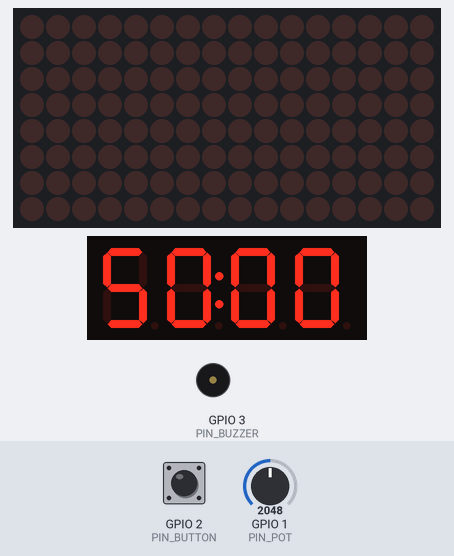
Bench run of a sketch on a simulated ESP32-C3. Parts: 16×8 LED matrix, 4-digit seven-segment display, buzzer (waves = sounding). The test bench sets the inputs (shaded band); at power-on: GPIO 2 (PIN_BUTTON) HIGH, GPIO 1 (PIN_POT) = 2048 (analog values on the 0–4095 scale).

Above: at 1.2 s.
1.3 s: GPIO 2 (PIN_BUTTON) pulled LOW for 0.15 s
At 1.51 s:
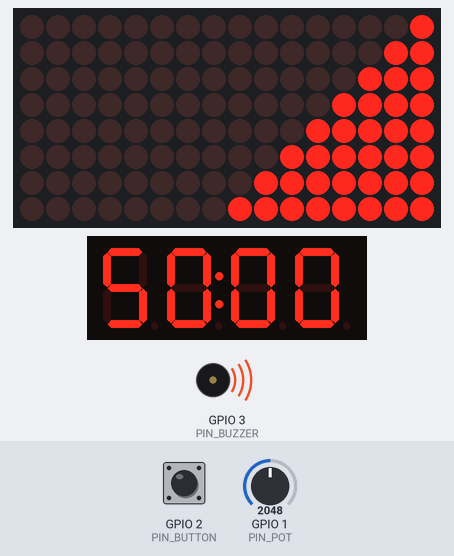
At 2.9 s:
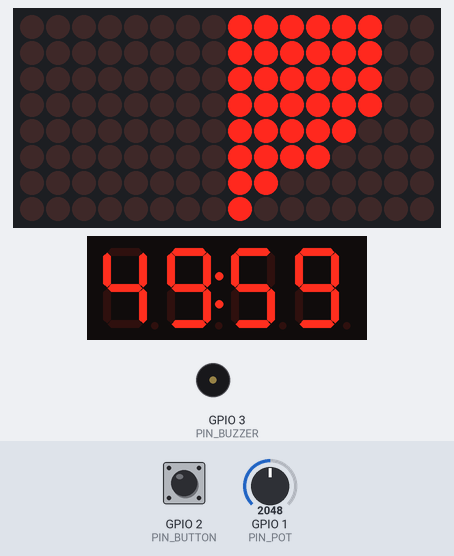
Timing chart, 0 to 4.4 s (numbered marks = the images above; inputs shaded):
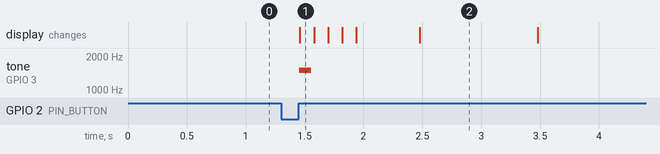

Measured:
- after the input at 1.3 s, tone on GPIO 3 (PIN_BUZZER): silent → 1500 Hz after 0.15 s, → silent 0.10 s later; the display: changes after 0.16 s (image 1)

The sketch:

hourglass.ino
```cpp
/*
 * ============================================================
 * Digitale Sanduhr  –  ESP32-C3
 * 2× MAX7219 (FC-16) - OHNE SENSOR
 * Exakt 36 Körner (Perfektes Dreieck) & Gleichmäßige Verteilung
 * ============================================================
 */

#include <MD_MAX72xx.h>
#include <TM1637Display.h>

// ── Pins & Hardware ───────────────────────────────────────────
#define HARDWARE_TYPE  MD_MAX72XX::FC16_HW
#define NUM_DEVICES    2
#define PIN_DIN        7
#define PIN_CLK        5
#define PIN_CS         6

#define PIN_POT        1   // Potentiometer
#define PIN_BUTTON     2   // Taster
#define PIN_BUZZER     3   // Passiver Piezo

#define PIN_TM_CLK     8
#define PIN_TM_DIO     9

// ── Projekt-Konstanten ────────────────────────────────────────
#define MAX_GRAINS      36     // EXAKT 36 KÖRNER (füllt das obere Dreieck perfekt)
#define LONG_PRESS_MS  2000    // Langer Druck = Abbruch
#define ANIM_STEP_MS    120    // Sanfte, langsame Animation

// ── Objekte ───────────────────────────────────────────────────
MD_MAX72XX    mx(HARDWARE_TYPE, PIN_DIN, PIN_CLK, PIN_CS, NUM_DEVICES);
TM1637Display tm(PIN_TM_CLK, PIN_TM_DIO);

// ── Zustände ──────────────────────────────────────────────────
enum State { SETTING, RUNNING, FINISHED };
State state = SETTING;

// ── Globale Variablen ─────────────────────────────────────────
bool  grid[2][8][8];
const int topDev = 0;         // Festes oberes Display
const int botDev = 1;         // Festes unteres Display

int           setMinutes  = 5;
long          remainSec   = 0;
int           grainsMoved = 0;
unsigned long grainInterval;
unsigned long grainNextMs;
unsigned long displayNextMs;
unsigned long animNextMs;
unsigned long btnPressStart;
bool          btnWasDown  = false;

// Buzzer-Variablen für das 5-malige Piepen
int           beepCount   = 0;
bool          buzzerState = false;
unsigned long lastBuzzerToggle = 0;

float smoothedPot = 0.0f;

// ─────────────────────────────────────────────────────────────
//  Matrix-Hilfsfunktionen (inkl. 180°-Drehung für topDev)
// ─────────────────────────────────────────────────────────────

void setPixel(int dev, int col, int row, bool on) {
  if (col < 0 || col > 7 || row < 0 || row > 7) return;

  int pCol = col;
  int pRow = row;

  // Dreht Hardware-Device 0 um 180°
  if (dev == topDev) {
    pCol = 7 - col;
    pRow = 7 - row;
  }

  grid[dev][pCol][pRow] = on;
  mx.setPoint(pRow, dev * 8 + pCol, on);
}

bool getPixel(int dev, int col, int row) {
  if (col < 0 || col > 7 || row < 0 || row > 7) return false;

  int pCol = col;
  int pRow = row;

  if (dev == topDev) {
    pCol = 7 - col;
    pRow = 7 - row;
  }

  return grid[dev][pCol][pRow];
}

void clearGrids() {
  mx.clear();
  memset(grid, 0, sizeof(grid));
}

// ─────────────────────────────────────────────────────────────
//  Initialbefüllung
// ─────────────────────────────────────────────────────────────

void fillTopGrid(int n) {
  int count = 0;
  for (int diag = 0; diag <= 7 && count < n; diag++) {
    for (int dc = 0; dc <= diag && count < n; dc++) {
      int c = 7 - dc;
      int r = diag - dc;
      if (c >= 0 && c <= 7 && r >= 0 && r <= 7) {
        setPixel(topDev, c, r, true);
        count++;
      }
    }
  }
}

// ─────────────────────────────────────────────────────────────
//  Sand-Physik: OBERES DISPLAY
// ─────────────────────────────────────────────────────────────

void updateParticlesTop() {
  for (int r = 7; r >= 0; r--) {
    for (int c = 0; c <= 7; c++) {
      if (!getPixel(topDev, c, r)) continue;

      bool canDiag = (c > 0 && r < 7) && !getPixel(topDev, c - 1, r + 1);
      bool canLeft = (c > 0)           && !getPixel(topDev, c - 1, r);
      bool canDown = (r < 7)           && !getPixel(topDev, c,     r + 1);

      if (canDiag) {
        setPixel(topDev, c,     r,     false);
        setPixel(topDev, c - 1, r + 1, true);
      } else if (canLeft && canDown) {
        if (((millis() >> 4) + c + r) & 1) {
          setPixel(topDev, c,     r, false);
          setPixel(topDev, c - 1, r, true);
        } else {
          setPixel(topDev, c,     r,     false);
          setPixel(topDev, c,     r + 1, true);
        }
      } else if (canLeft) {
        setPixel(topDev, c,     r, false);
        setPixel(topDev, c - 1, r, true);
      } else if (canDown) {
        setPixel(topDev, c,     r,     false);
        setPixel(topDev, c,     r + 1, true);
      }
    }
  }
}

// ─────────────────────────────────────────────────────────────
//  Sand-Physik: UNTERES DISPLAY
// ─────────────────────────────────────────────────────────────

void updateParticlesBot() {
  for (int r = 7; r >= 0; r--) {
    for (int c = 7; c >= 0; c--) {
      if (!getPixel(botDev, c, r)) continue;

      bool canDiag  = (c < 7 && r < 7) && !getPixel(botDev, c + 1, r + 1);
      bool canRight = (c < 7)           && !getPixel(botDev, c + 1, r);
      bool canDown  = (r < 7)           && !getPixel(botDev, c,     r + 1);

      if (canDiag) {
        setPixel(botDev, c,     r,     false);
        setPixel(botDev, c + 1, r + 1, true);
      } else if (canRight && canDown) {
        if (((millis() >> 4) + c + r) & 1) {
          setPixel(botDev, c,     r, false);
          setPixel(botDev, c + 1, r, true);
        } else {
          setPixel(botDev, c,     r,     false);
          setPixel(botDev, c,     r + 1, true);
        }
      } else if (canRight) {
        setPixel(botDev, c,     r, false);
        setPixel(botDev, c + 1, r, true);
      } else if (canDown) {
        setPixel(botDev, c,     r,     false);
        setPixel(botDev, c,     r + 1, true);
      }
    }
  }
}

// ─────────────────────────────────────────────────────────────
//  Transfer: Korn von oben nach unten übergeben
// ─────────────────────────────────────────────────────────────

bool transferGrain() {
  int bestC = -1, bestR = -1, bestDist = 999;

  for (int r = 0; r <= 7; r++) {
    for (int c = 0; c <= 7; c++) {
      if (!getPixel(topDev, c, r)) continue;

      int dist = c + (7 - r);
      if (dist < bestDist) {
        bestDist = dist;
        bestC = c; bestR = r;
      }
    }
  }

  if (bestC == -1 || bestDist > 3) return false;

  int spawnC = -1, spawnR = -1;
  for (int sum = 0; sum <= 4; sum++) {
    for (int cc = 0; cc <= sum; cc++) {
      int rr = sum - cc;
      if (rr > 7 || cc > 7) continue;
      if (!getPixel(botDev, cc, rr)) {
        spawnC = cc;
        spawnR = rr;
        break;
      }
    }
    if (spawnC != -1) break;
  }

  if (spawnC == -1) return false;

  setPixel(topDev, bestC, bestR, false);
  setPixel(botDev, spawnC, spawnR, true);

  return true;
}

// ─────────────────────────────────────────────────────────────
//  Hilfsfunktionen
// ─────────────────────────────────────────────────────────────

void showTime(long seconds) {
  int m = seconds / 60;
  int s = seconds % 60;
  tm.showNumberDecEx((m * 100) + s, 0b01000000, true);
}

// ─────────────────────────────────────────────────────────────
//  Setup
// ─────────────────────────────────────────────────────────────

void setup() {
  Serial.begin(115200);

  pinMode(PIN_BUTTON, INPUT_PULLUP);
  pinMode(PIN_BUZZER, OUTPUT);
  digitalWrite(PIN_BUZZER, LOW);

  analogReadResolution(12);

  mx.begin();
  mx.control(MD_MAX72XX::INTENSITY, 2);

  tm.setBrightness(5);
  clearGrids();

  smoothedPot = (float)analogRead(PIN_POT);
  showTime((long)setMinutes * 60);
}

// ─────────────────────────────────────────────────────────────
//  Hauptschleife
// ─────────────────────────────────────────────────────────────

void loop() {
  unsigned long now = millis();
  bool btnDown = (digitalRead(PIN_BUTTON) == LOW);

  // --- Taster-Steuerung ---
  if (btnDown && !btnWasDown) {
    btnWasDown = true;
    btnPressStart = now;
  }

  if (!btnDown && btnWasDown) {
    btnWasDown = false;
    unsigned long duration = now - btnPressStart;

    if (state == SETTING) {
      // --- START COUNTDOWN ---
      tone(PIN_BUZZER, 1500, 100);

      remainSec = (long)setMinutes * 60;
      // Teile die Zeit exakt auf die 36 Sandkörner auf
      grainInterval = ((unsigned long)remainSec * 1000UL) / MAX_GRAINS;

      grainsMoved = 0;
      clearGrids();
      fillTopGrid(MAX_GRAINS);

      displayNextMs = millis() + 1000UL;
      animNextMs    = millis() + ANIM_STEP_MS;
      grainNextMs   = millis() + grainInterval;
      state = RUNNING;

    } else if (state == RUNNING && duration >= LONG_PRESS_MS) {
      // --- ABBRUCH DURCH LANGEN DRUCK ---
      tone(PIN_BUZZER, 800, 400);
      noTone(PIN_BUZZER);
      state = SETTING;
      showTime((long)setMinutes * 60);

    } else if (state == FINISHED) {
      // --- ZURÜCK ZUM EINSTELLEN ---
      noTone(PIN_BUZZER);
      state = SETTING;
      showTime((long)setMinutes * 60);
    }
  }

  // --- Modus: Einstellen ---
  if (state == SETTING) {
    int rawPot = analogRead(PIN_POT);
    smoothedPot = (smoothedPot * 0.92) + (rawPot * 0.08);

    int newMinutes = map((int)smoothedPot, 0, 4095, 1, 99);
    if (newMinutes != setMinutes) {
      setMinutes = newMinutes;
      showTime((long)setMinutes * 60);
    }
    delay(20);
  }

  // --- Modus: Countdown ---
  else if (state == RUNNING) {

    // 1. Physik updaten (flüssige, langsame Animation)
    if (now >= animNextMs) {
      animNextMs = now + ANIM_STEP_MS;
      updateParticlesTop();
      updateParticlesBot();
    }

    // 2. Sand-Transfer (Absolut gleichmäßig)
    if (now >= grainNextMs && grainsMoved < MAX_GRAINS) {
      if (transferGrain()) {
        grainsMoved++;
        // Warte das exakte Intervall ab, damit jedes der 36 Körner exakt getaktet ist
        grainNextMs = millis() + grainInterval;
      }
    }

    // 3. Display-Update (Sekundentick)
    if (now >= displayNextMs) {
      displayNextMs += 1000UL;

      if (remainSec > 0) {
        remainSec--;
        showTime(remainSec);
      }

      if (remainSec <= 0) {
        state = FINISHED;
        beepCount = 0;
        buzzerState = false;
        lastBuzzerToggle = millis();
      }
    }
  }

  // --- Modus: Beendet ---
  else if (state == FINISHED) {
    // Restliche Animation zu Ende laufen lassen
    if (now >= animNextMs) {
      animNextMs = now + ANIM_STEP_MS;
      updateParticlesTop();
      updateParticlesBot();
    }

    tm.showNumberDecEx(0, 0b01000000, true);

    // Exakt 5 Beeps abspielen und dann aufhören
    if (beepCount < 5) {
      if (now - lastBuzzerToggle >= 500) {
        lastBuzzerToggle = now;
        buzzerState = !buzzerState;

        if (buzzerState) {
          tone(PIN_BUZZER, 2000);
        } else {
          noTone(PIN_BUZZER);
          beepCount++;
        }
      }
    } else {
      noTone(PIN_BUZZER);
    }
  }
}
```
